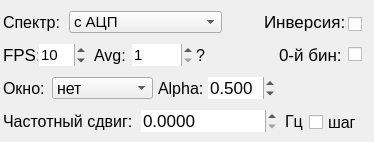
      <widget class="QWidget" name="FftTab">
       <attribute name="title">
        <string>БПФ</string>
       </attribute>
       <widget class="QCheckBox" name="InversionCB">
        <property name="geometry">
         <rect>
          <x>348</x>
          <y>16</y>
          <width>16</width>
          <height>16</height>
         </rect>
        </property>
        <property name="text">
         <string/>
        </property>
        <property name="iconSize">
         <size>
          <width>25</width>
          <height>29</height>
         </size>
        </property>
        <property name="tristate">
         <bool>false</bool>
        </property>
       </widget>
       <widget class="QLabel" name="FftModeLabel">
        <property name="geometry">
         <rect>
          <x>3</x>
          <y>11</y>
          <width>57</width>
          <height>22</height>
         </rect>
        </property>
        <property name="font">
         <font>
          <pointsize>12</pointsize>
         </font>
        </property>
        <property name="text">
         <string>Спектр:</string>
        </property>
       </widget>
       <widget class="QComboBox" name="WindowCB">
        <property name="geometry">
         <rect>
          <x>52</x>
          <y>77</y>
          <width>101</width>
          <height>22</height>
         </rect>
        </property>
        <property name="font">
         <font>
          <pointsize>12</pointsize>
         </font>
        </property>
        <item>
         <property name="text">
          <string>нет</string>
         </property>
        </item>
        <item>
         <property name="text">
          <string>Барлетта</string>
         </property>
        </item>
        <item>
         <property name="text">
          <string>Блэкмана</string>
         </property>
        </item>
        <item>
         <property name="text">
          <string>Хэмминга</string>
         </property>
        </item>
        <item>
         <property name="text">
          <string>Ханна</string>
         </property>
        </item>
       </widget>
       <widget class="QSpinBox" name="AverageNumSB">
        <property name="geometry">
         <rect>
          <x>132</x>
          <y>44</y>
          <width>61</width>
          <height>22</height>
         </rect>
        </property>
        <property name="font">
         <font>
          <pointsize>11</pointsize>
         </font>
        </property>
        <property name="layoutDirection">
         <enum>Qt::LeftToRight</enum>
        </property>
        <property name="frame">
         <bool>false</bool>
        </property>
        <property name="minimum">
         <number>1</number>
        </property>
        <property name="maximum">
         <number>100</number>
        </property>
        <property name="value">
         <number>1</number>
        </property>
       </widget>
       <widget class="QComboBox" name="FftModeCB">
        <property name="geometry">
         <rect>
          <x>69</x>
          <y>11</y>
          <width>153</width>
          <height>22</height>
         </rect>
        </property>
        <property name="font">
         <font>
          <pointsize>11</pointsize>
         </font>
        </property>
        <property name="currentIndex">
         <number>0</number>
        </property>
        <property name="maxCount">
         <number>29</number>
        </property>
        <item>
         <property name="text">
          <string>с АЦП</string>
         </property>
        </item>
        <item>
         <property name="text">
          <string>после фильтрации</string>
         </property>
        </item>
        <item>
         <property name="text">
          <string>смещенный</string>
         </property>
        </item>
       </widget>
       <widget class="QLabel" name="AveragesNumLabel">
        <property name="geometry">
         <rect>
          <x>94</x>
          <y>44</y>
          <width>36</width>
          <height>22</height>
         </rect>
        </property>
        <property name="font">
         <font>
          <pointsize>12</pointsize>
         </font>
        </property>
        <property name="text">
         <string>Avg:</string>
        </property>
       </widget>
       <widget class="QLabel" name="FftInversionLabel">
        <property name="geometry">
         <rect>
          <x>264</x>
          <y>11</y>
          <width>81</width>
          <height>22</height>
         </rect>
        </property>
        <property name="font">
         <font>
          <pointsize>13</pointsize>
         </font>
        </property>
        <property name="text">
         <string>Инверсия:</string>
        </property>
       </widget>
       <widget class="QSpinBox" name="ReadOutPerSecSB">
        <property name="geometry">
         <rect>
          <x>39</x>
          <y>44</y>
          <width>47</width>
          <height>22</height>
         </rect>
        </property>
        <property name="font">
         <font>
          <pointsize>11</pointsize>
         </font>
        </property>
        <property name="frame">
         <bool>false</bool>
        </property>
        <property name="minimum">
         <number>1</number>
        </property>
        <property name="maximum">
         <number>20</number>
        </property>
        <property name="value">
         <number>10</number>
        </property>
       </widget>
       <widget class="QLabel" name="MaxAverageNumber">
        <property name="geometry">
         <rect>
          <x>196</x>
          <y>44</y>
          <width>49</width>
          <height>22</height>
         </rect>
        </property>
        <property name="font">
         <font>
          <pointsize>12</pointsize>
         </font>
        </property>
        <property name="text">
         <string>?</string>
        </property>
       </widget>
       <widget class="QLabel" name="WindowLabel">
        <property name="geometry">
         <rect>
          <x>3</x>
          <y>77</y>
          <width>49</width>
          <height>22</height>
         </rect>
        </property>
        <property name="font">
         <font>
          <pointsize>12</pointsize>
         </font>
        </property>
        <property name="text">
         <string>Окно:</string>
        </property>
       </widget>
       <widget class="QLabel" name="ReadOutPerSecLabel">
        <property name="geometry">
         <rect>
          <x>3</x>
          <y>44</y>
          <width>35</width>
          <height>22</height>
         </rect>
        </property>
        <property name="font">
         <font>
          <pointsize>13</pointsize>
         </font>
        </property>
        <property name="text">
         <string>FPS:</string>
        </property>
       </widget>
       <widget class="QDoubleSpinBox" name="ShiftFreqSB">
        <property name="geometry">
         <rect>
          <x>141</x>
          <y>110</y>
          <width>136</width>
          <height>22</height>
         </rect>
        </property>
        <property name="font">
         <font>
          <pointsize>13</pointsize>
         </font>
        </property>
        <property name="frame">
         <bool>false</bool>
        </property>
        <property name="decimals">
         <number>4</number>
        </property>
        <property name="maximum">
         <double>15.000000000000000</double>
        </property>
        <property name="singleStep">
         <double>500.000000000000000</double>
        </property>
       </widget>
       <widget class="QLabel" name="HzLabel">
        <property name="geometry">
         <rect>
          <x>285</x>
          <y>110</y>
          <width>22</width>
          <height>22</height>
         </rect>
        </property>
        <property name="font">
         <font>
          <pointsize>12</pointsize>
         </font>
        </property>
        <property name="text">
         <string>Гц</string>
        </property>
       </widget>
       <widget class="QLabel" name="ShiftFreqLabel">
        <property name="geometry">
         <rect>
          <x>3</x>
          <y>110</y>
          <width>132</width>
          <height>22</height>
         </rect>
        </property>
        <property name="font">
         <font>
          <pointsize>12</pointsize>
         </font>
        </property>
        <property name="text">
         <string>Частотный сдвиг:</string>
        </property>
       </widget>
       <widget class="QLabel" name="WindowAlphaLabel">
        <property name="geometry">
         <rect>
          <x>158</x>
          <y>77</y>
          <width>47</width>
          <height>22</height>
         </rect>
        </property>
        <property name="font">
         <font>
          <pointsize>12</pointsize>
         </font>
        </property>
        <property name="text">
         <string>Alpha:</string>
        </property>
       </widget>
       <widget class="QDoubleSpinBox" name="WindowAlphaSB">
        <property name="geometry">
         <rect>
          <x>208</x>
          <y>77</y>
          <width>67</width>
          <height>22</height>
         </rect>
        </property>
        <property name="font">
         <font>
          <pointsize>13</pointsize>
         </font>
        </property>
        <property name="frame">
         <bool>false</bool>
        </property>
        <property name="decimals">
         <number>3</number>
        </property>
        <property name="minimum">
         <double>-1000.000000000000000</double>
        </property>
        <property name="maximum">
         <double>1000.000000000000000</double>
        </property>
        <property name="singleStep">
         <double>0.500000000000000</double>
        </property>
        <property name="value">
         <double>0.500000000000000</double>
        </property>
       </widget>
       <widget class="QCheckBox" name="FftShiftStepCB">
        <property name="geometry">
         <rect>
          <x>309</x>
          <y>111</y>
          <width>52</width>
          <height>22</height>
         </rect>
        </property>
        <property name="font">
         <font>
          <pointsize>12</pointsize>
         </font>
        </property>
        <property name="text">
         <string>шаг</string>
        </property>
       </widget>
       <widget class="QCheckBox" name="NullBinCircleCB">
        <property name="geometry">
         <rect>
          <x>348</x>
          <y>44</y>
          <width>17</width>
          <height>21</height>
         </rect>
        </property>
        <property name="font">
         <font>
          <pointsize>13</pointsize>
         </font>
        </property>
        <property name="text">
         <string/>
        </property>
       </widget>
       <widget class="QLabel" name="NullBinLabel">
        <property name="geometry">
         <rect>
          <x>279</x>
          <y>44</y>
          <width>65</width>
          <height>22</height>
         </rect>
        </property>
        <property name="font">
         <font>
          <pointsize>13</pointsize>
         </font>
        </property>
        <property name="text">
         <string>0-й бин:</string>
        </property>
       </widget>
      </widget>
